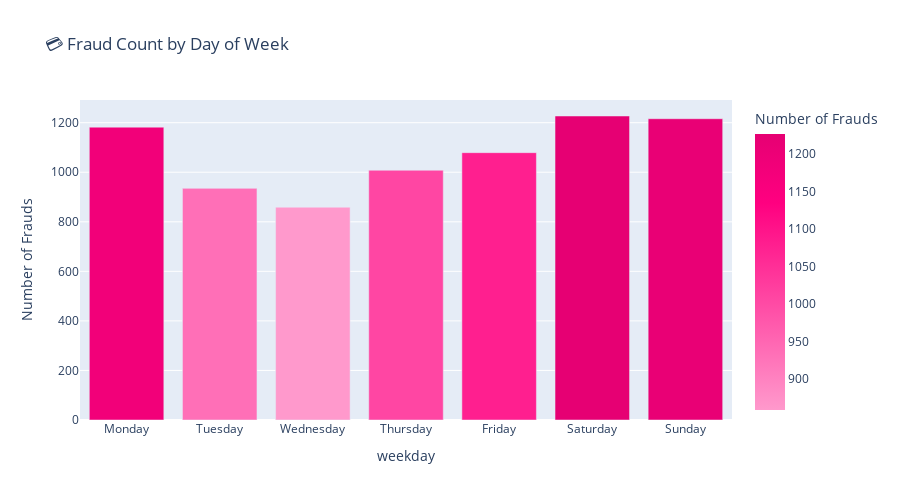

Source (notebook cell):
### Code cell
import plotly.express as px

# Clean + order weekdays
weekday_order = ['Monday', 'Tuesday', 'Wednesday', 'Thursday', 'Friday', 'Saturday', 'Sunday']
df_time['weekday'] = df_time['weekday'].str.strip()
df_time['weekday'] = pd.Categorical(df_time['weekday'], categories=weekday_order, ordered=True)

# Group by weekday for frauds only
weekday_fraud = df_time[df_time['is_fraud'] == 1].groupby('weekday').size().reset_index(name='fraud_count')

# Plot with magenta-pink color scale
fig = px.bar(weekday_fraud,
             x='weekday',
             y='fraud_count',
             color='fraud_count',
             color_continuous_scale=['#ff99cc', '#ff66b2', '#ff3399', '#ff0080', '#e60073'],
             title='💳 Fraud Count by Day of Week',
             labels={'fraud_count': 'Number of Frauds'},
             height=500)

fig.update_layout(showlegend=False)
fig.show()

### Figure 1 — Plotly figure (JSON) as saved in the notebook; plotly's stock layout.template omitted (floating-point values rounded to 4 significant figures)
{"data": [{"hovertemplate": "weekday=%{x}<br>Number of Frauds=%{marker.color}<extra></extra>", "legendgroup": "", "marker": {"color": [1182, 935, 859, 1008, 1079, 1227, 1216], "coloraxis": "coloraxis", "pattern": {"shape": ""}}, "name": "", "orientation": "v", "showlegend": false, "textposition": "auto", "type": "bar", "x": ["Monday", "Tuesday", "Wednesday", "Thursday", "Friday", "Saturday", "Sunday"], "xaxis": "x", "y": [1182, 935, 859, 1008, 1079, 1227, 1216], "yaxis": "y"}], "layout": {"barmode": "relative", "coloraxis": {"colorbar": {"title": {"text": "Number of Frauds"}}, "colorscale": [[0, "#ff99cc"], [0.25, "#ff66b2"], [0.5, "#ff3399"], [0.75, "#ff0080"], [1, "#e60073"]]}, "height": 500, "legend": {"tracegroupgap": 0}, "showlegend": false, "title": {"text": "💳 Fraud Count by Day of Week"}, "xaxis": {"anchor": "y", "domain": [0, 1], "title": {"text": "weekday"}}, "yaxis": {"anchor": "x", "domain": [0, 1], "title": {"text": "Number of Frauds"}}}}
